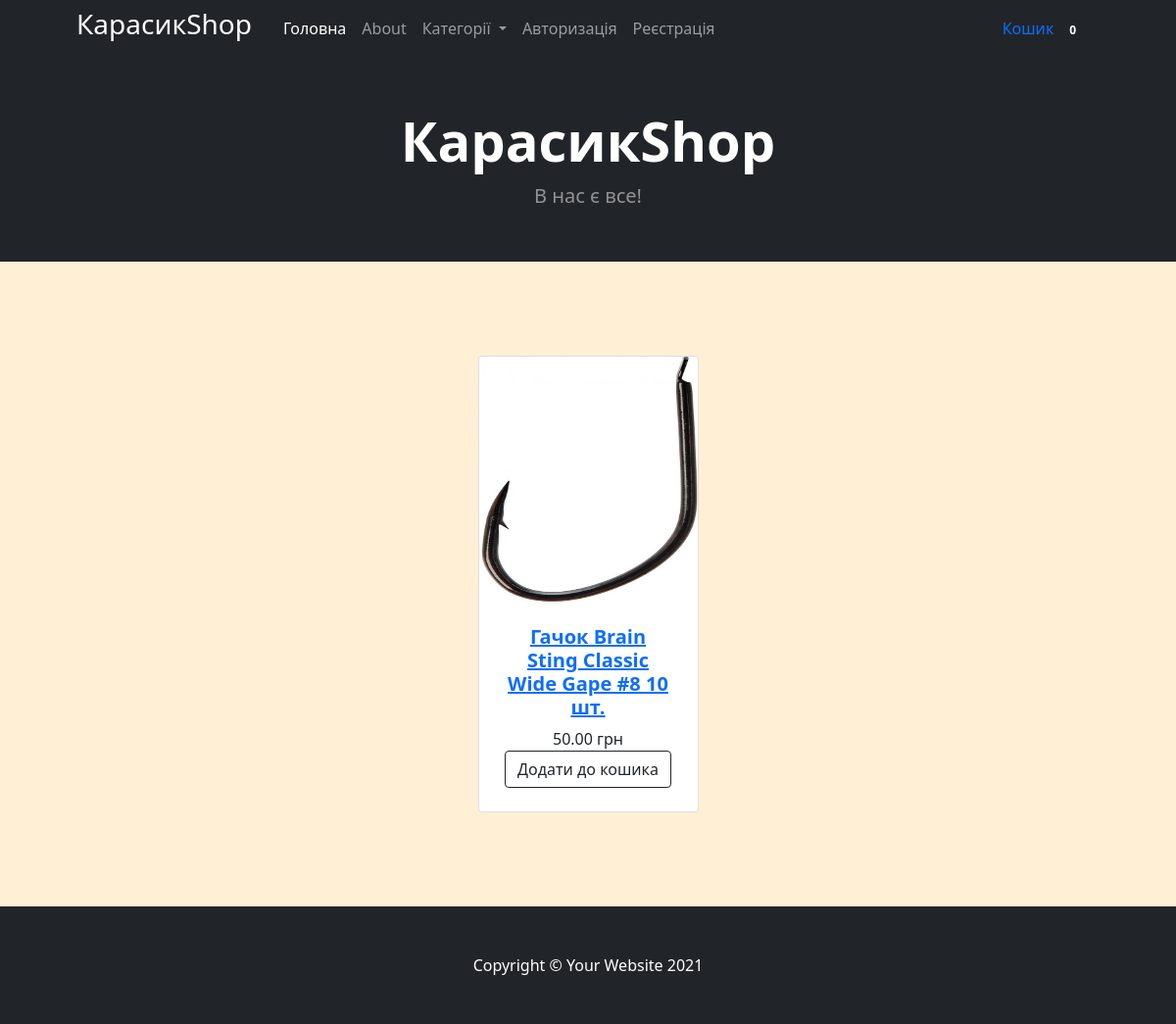
/, run on an earlier commit of the app's database.
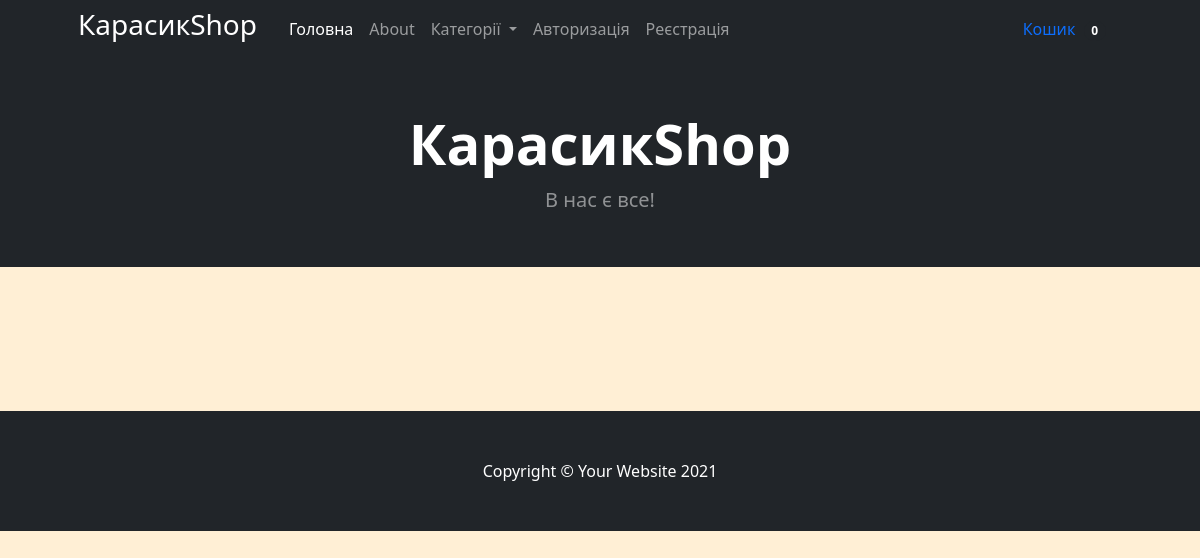
And on a later commit of the database.
### main/models.py (models this page shows, shortened)
class Cart(models.Model):
    owner = models.ForeignKey('Customer', null = True, on_delete = models.CASCADE, verbose_name = 'Власник')
    products = models.ManyToManyField(CartProduct, blank = True, related_name = 'related_cart')
    general_products = models.PositiveIntegerField(default = 0)
    general_price = models.DecimalField(max_digits=9, default = 0, decimal_places=2, verbose_name = 'Загальна ціна')
    in_order = models.BooleanField(default=False)
    for_anonymous_user = models.BooleanField(default=False)

class Product(models.Model):
    category = models.ForeignKey(Category, on_delete = models.CASCADE, verbose_name = 'Категорія')
    title = models.CharField(max_length = 255, verbose_name = 'Назва')
    slug = models.SlugField(unique = True)
    image = models.ImageField(verbose_name = 'Зображення')
    description = models.TextField(verbose_name = 'Опис', null = True)
    price = models.DecimalField(max_digits=9, decimal_places=2, verbose_name = 'Ціна')
    def get_absolute_url(self):
        return reverse('product_inf', kwargs={'slug': self.slug})

### main/views.py (the view)
# urls.py: path('', Main.as_view(), name='main'),
class Main(CartMixin, View):
    def get(self, request, *args, **kwargs):
        categories = Category.objects.all()
        products = Product.objects.all()
        context = {
            'categories': categories,
            'products': products,
            'cart': self.cart
        }
        return render(request, 'main/index.html', context)

### main/mixins.py (called while the page is built)
	def dispatch(self, request, *args, **kwargs):
		if request.user.is_authenticated:
			customer = Customer.objects.filter(user = request.user).first()
			if not customer:
				customer = Customer.objects.create(user = request.user)
			cart = Cart.objects.filter(owner = customer, in_order = False).first()
			if not cart:
				cart = Cart.objects.create(owner = customer)
		else:
			cart = Cart.objects.filter(for_anonymous_user = True).first()
			if not cart:
				cart = Cart.objects.create(for_anonymous_user = True)
		self.cart = cart
		return super().dispatch(request, *args, **kwargs)

### main/models.py (called while the page is built)
    def get_absolute_url(self):
        return reverse('category_inf', kwargs = {'slug': self.slug})

### main/templates/main/index.html (shortened to what this page needs)
{% extends "main/base.html" %}

### main/templates/main/base.html (shortened to what this page needs)
{% load static %}
<!DOCTYPE html>
<html lang="en">
    <head>
        <link href='{% static "bootstrap/bootstrap.min.css" %}' rel="stylesheet" />
    </head>
    <body>
        <nav class="navbar navbar-expand-lg navbar-dark bg-dark">
            <div class="container px-4 px-lg-5">
                <h3 class="title"><span>КарасикShop</span></h3>
                <div class="collapse navbar-collapse" id="navbarSupportedContent">
                    <ul class="navbar-nav me-auto mb-2 mb-lg-0 ms-lg-4">
                        <li class="nav-item"><a class="nav-link active" aria-current="page" href="{% url 'main' %}">
                            Головна
                        </a></li>
                        <li class="nav-item"><a class="nav-link" href="#">About</a></li>
                        <li class="nav-item dropdown">
                            <a class="nav-link dropdown-toggle" id="navbarDropdown" href="#" role="button" data-bs-toggle="dropdown" aria-expanded="false">
                                Категорії
                            </a>
                        </li>
                        {% if not request.user.is_authenticated %}
                            <li class="nav-item">
                                <a class="nav-link" href="{% url 'login' %}">Авторизація</a>
                            </li>
                            <li class="nav-item">
                                <a class="nav-link" href="{% url 'signup' %}">Реєстрація</a>
                            </li>
                        {% endif %}
                    </ul>
                    <a class="nav-link" href="{% url 'cart' %}">Кошик
                        <span class="badge bg-dark text-white ms-1 rounded-pill">{{cart.products.count}}</span>
                    </a>
                </div>
            </div>
        </nav>
        {% block content %}
        <header class="bg-dark py-1">
            <div class="container px-4 px-lg-5 my-5">
                <div class="text-center text-white">
                    <h1 class="display-4 fw-bolder">КарасикShop</h1>
                    <p class="lead fw-normal text-white-50 mb-0">В нас є все!</p>
                </div>
            </div>
        </header>
        <section class="py-5">
            <div class="container px-4 px-lg-5 mt-5">
                <div class="row gx-4 gx-lg-5 row-cols-2 row-cols-md-3 row-cols-xl-4 justify-content-center">
                    {% for product in products %}
                    <div class="col mb-5">
                        <div class="card h-100">
                            <a href="{{product.get_absolute_url}}">
                                <img class="card-img-top img_card" src="{{product.image.url}}" alt="..." />
                            </a>
                            <div class="card-body p-4 row align-items-end">
                                <div class="text-center">
                                    <a href="{{product.get_absolute_url}}">
                                       <h5 class="fw-bolder">{{product.title}}</h5>
                                    </a>
                                    {{product.price}} грн
                                    <a class="btn btn-outline-dark mt-auto" href="{% url 'add_to_cart' slug=product.slug %}">Додати до кошика</a>
                                </div>
                            </div>
                        </div>
                    </div>
                    {% endfor %}
                </div>
            </div>
        </section>
        {% endblock content %}
        <footer class="py-5 bg-dark">
            <div class="container"><p class="m-0 text-center text-white">Copyright &copy; Your Website 2021</p></div>
        </footer>
    </body>
</html>

### main/templates/main/base.html (style rules this page uses)
body { background-color: #FFEFD5; }
.title { color: white; }

What changed in the data, as far as the page shows it:
removed Product: image (picture), title "Гачок Brain Sting Classic Wide Gape #8 10 шт.", price "50.00"
